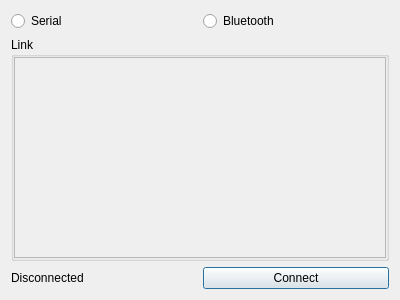
<?xml version="1.0" encoding="UTF-8"?>
<ui version="4.0">
 <class>ConnectionTab</class>
 <widget class="QWidget" name="ConnectionTab">
  <property name="geometry">
   <rect>
    <x>0</x>
    <y>0</y>
    <width>400</width>
    <height>300</height>
   </rect>
  </property>
  <property name="minimumSize">
   <size>
    <width>400</width>
    <height>250</height>
   </size>
  </property>
  <property name="maximumSize">
   <size>
    <width>400</width>
    <height>300</height>
   </size>
  </property>
  <property name="windowTitle">
   <string>Form</string>
  </property>
  <layout class="QHBoxLayout" name="horizontalLayout">
   <item>
    <layout class="QVBoxLayout" name="verticalLayout">
     <item>
      <layout class="QHBoxLayout" name="horizontalLayout_6">
       <item>
        <widget class="QRadioButton" name="SERIALradioButton">
         <property name="text">
          <string>Serial</string>
         </property>
        </widget>
       </item>
       <item>
        <widget class="QRadioButton" name="BLUETOOTHradioButton">
         <property name="text">
          <string>Bluetooth</string>
         </property>
        </widget>
       </item>
      </layout>
     </item>
     <item>
      <widget class="QGroupBox" name="linkGroupBox">
       <property name="title">
        <string>Link</string>
       </property>
       <layout class="QHBoxLayout" name="horizontalLayout_4">
        <property name="spacing">
         <number>0</number>
        </property>
        <property name="leftMargin">
         <number>0</number>
        </property>
        <property name="topMargin">
         <number>0</number>
        </property>
        <property name="rightMargin">
         <number>0</number>
        </property>
        <property name="bottomMargin">
         <number>0</number>
        </property>
        <item>
         <widget class="QScrollArea" name="linkScrollArea">
          <property name="widgetResizable">
           <bool>true</bool>
          </property>
          <widget class="QWidget" name="scrollAreaWidgetContents">
           <property name="geometry">
            <rect>
             <x>0</x>
             <y>0</y>
             <width>376</width>
             <height>205</height>
            </rect>
           </property>
          </widget>
         </widget>
        </item>
       </layout>
      </widget>
     </item>
     <item>
      <layout class="QHBoxLayout" name="horizontalLayout_5">
       <item>
        <widget class="QLabel" name="connectionStatusLabel">
         <property name="sizePolicy">
          <sizepolicy hsizetype="Minimum" vsizetype="Minimum">
           <horstretch>0</horstretch>
           <verstretch>0</verstretch>
          </sizepolicy>
         </property>
         <property name="text">
          <string>Disconnected</string>
         </property>
        </widget>
       </item>
       <item>
        <layout class="QHBoxLayout" name="horizontalLayout_3">
         <property name="spacing">
          <number>12</number>
         </property>
         <property name="sizeConstraint">
          <enum>QLayout::SetDefaultConstraint</enum>
         </property>
         <item>
          <widget class="QPushButton" name="connectButton">
           <property name="text">
            <string>Connect</string>
           </property>
           <property name="checkable">
            <bool>true</bool>
           </property>
           <property name="default">
            <bool>true</bool>
           </property>
          </widget>
         </item>
        </layout>
       </item>
      </layout>
     </item>
    </layout>
   </item>
  </layout>
 </widget>
 <resources/>
 <connections/>
</ui>
